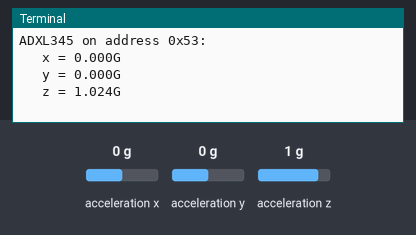
A program run on a simulated Raspberry Pi (BCM pin numbers). Parts: the last lines printed to the terminal. The test bench sets the inputs (shaded band); at power-on: acceleration x 0 g, acceleration y 0 g, acceleration z 1 g. System figures (address, load, memory, disk, uptime) are fixed made-up values.

Above: at 1.2 s.
1.3 s: acceleration x set to -1.4 g
At 2.6 s:
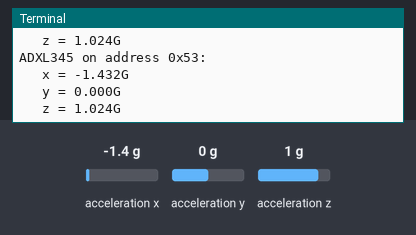
2.8 s: acceleration y set to -1.4 g
At 3.8 s:
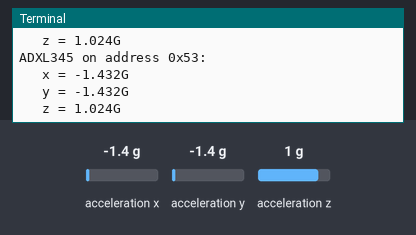
4.3 s: acceleration z set to -1.4 g
At 5.5 s:
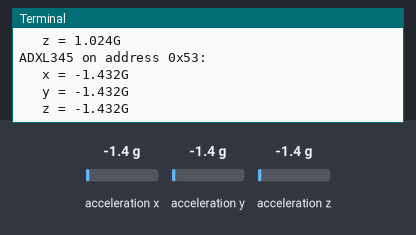

The program:

triacc.py
```python
import smbus
from time import sleep

import socket

UDP_IP = "192.168.0.124"
UDP_PORT = 5006
sock = socket.socket(socket.AF_INET, socket.SOCK_DGRAM)
sock.sendto("TETCOS".encode('utf-8'), (UDP_IP, UDP_PORT))
sock.sendto("NETSIM".encode('utf-8'), (UDP_IP, UDP_PORT))


# select the correct i2c bus for this revision of Raspberry Pi
revision = ([l[12:-1] for l in open('/proc/cpuinfo','r').readlines() if l[:8]=="Revision"]+['0000'])[0]
bus = smbus.SMBus(1 if int(revision, 16) >= 4 else 0)

# ADXL345 constants
EARTH_GRAVITY_MS2   = 9.80665
SCALE_MULTIPLIER    = 0.004

DATA_FORMAT         = 0x31
BW_RATE             = 0x2C
POWER_CTL           = 0x2D

BW_RATE_1600HZ      = 0x0F
BW_RATE_800HZ       = 0x0E
BW_RATE_400HZ       = 0x0D
BW_RATE_200HZ       = 0x0C
BW_RATE_100HZ       = 0x0B
BW_RATE_50HZ        = 0x0A
BW_RATE_25HZ        = 0x09

RANGE_2G            = 0x00
RANGE_4G            = 0x01
RANGE_8G            = 0x02
RANGE_16G           = 0x03

MEASURE             = 0x08
AXES_DATA           = 0x32

class ADXL345:

    address = None

    def __init__(self, address = 0x53):
        self.address = address
        self.setBandwidthRate(BW_RATE_100HZ)
        self.setRange(RANGE_2G)
        self.enableMeasurement()

    def enableMeasurement(self):
        bus.write_byte_data(self.address, POWER_CTL, MEASURE)

    def setBandwidthRate(self, rate_flag):
        bus.write_byte_data(self.address, BW_RATE, rate_flag)

    # set the measurement range for 10-bit readings
    def setRange(self, range_flag):
        value = bus.read_byte_data(self.address, DATA_FORMAT)

        value &= ~0x0F;
        value |= range_flag;
        value |= 0x08;

        bus.write_byte_data(self.address, DATA_FORMAT, value)

    # returns the current reading from the sensor for each axis
    #
    # parameter gforce:
    #    False (default): result is returned in m/s^2
    #    True           : result is returned in gs
    def getAxes(self, gforce = False):
        bytes = bus.read_i2c_block_data(self.address, AXES_DATA, 6)

        x = bytes[0] | (bytes[1] << 8)
        if(x & (1 << 16 - 1)):
            x = x - (1<<16)

        y = bytes[2] | (bytes[3] << 8)
        if(y & (1 << 16 - 1)):
            y = y - (1<<16)

        z = bytes[4] | (bytes[5] << 8)
        if(z & (1 << 16 - 1)):
            z = z - (1<<16)

        x = x * SCALE_MULTIPLIER
        y = y * SCALE_MULTIPLIER
        z = z * SCALE_MULTIPLIER

        if gforce == False:
            x = x * EARTH_GRAVITY_MS2
            y = y * EARTH_GRAVITY_MS2
            z = z * EARTH_GRAVITY_MS2

        x = round(x, 4)
        y = round(y, 4)
        z = round(z, 4)

        return {"x": x, "y": y, "z": z}


while True:
    sleep(1) # for a delay of 1 seconds

    adxl345 = ADXL345()

    axes = adxl345.getAxes(True)
    print ("ADXL345 on address 0x%x:" % (adxl345.address))
    sock.sendto(str("   x = %.3fG" % ( axes['x'] )).encode('utf-8'), (UDP_IP, UDP_PORT))
    sock.sendto(str("   y = %.3fG" % ( axes['y'] )).encode('utf-8'), (UDP_IP, UDP_PORT))
    print ("   x = %.3fG" % ( axes['x'] ))
    print ("   y = %.3fG" % ( axes['y'] ))
    print ("   z = %.3fG" % ( axes['z'] ))
```

Measured:
- after the input at 1.3 s, the terminal: prints a new line after 0.71 s (image 1)
- after the input at 2.8 s, the terminal: prints a new line after 0.21 s (image 2)
- after the input at 4.3 s, the terminal: prints a new line after 0.72 s (image 3)
